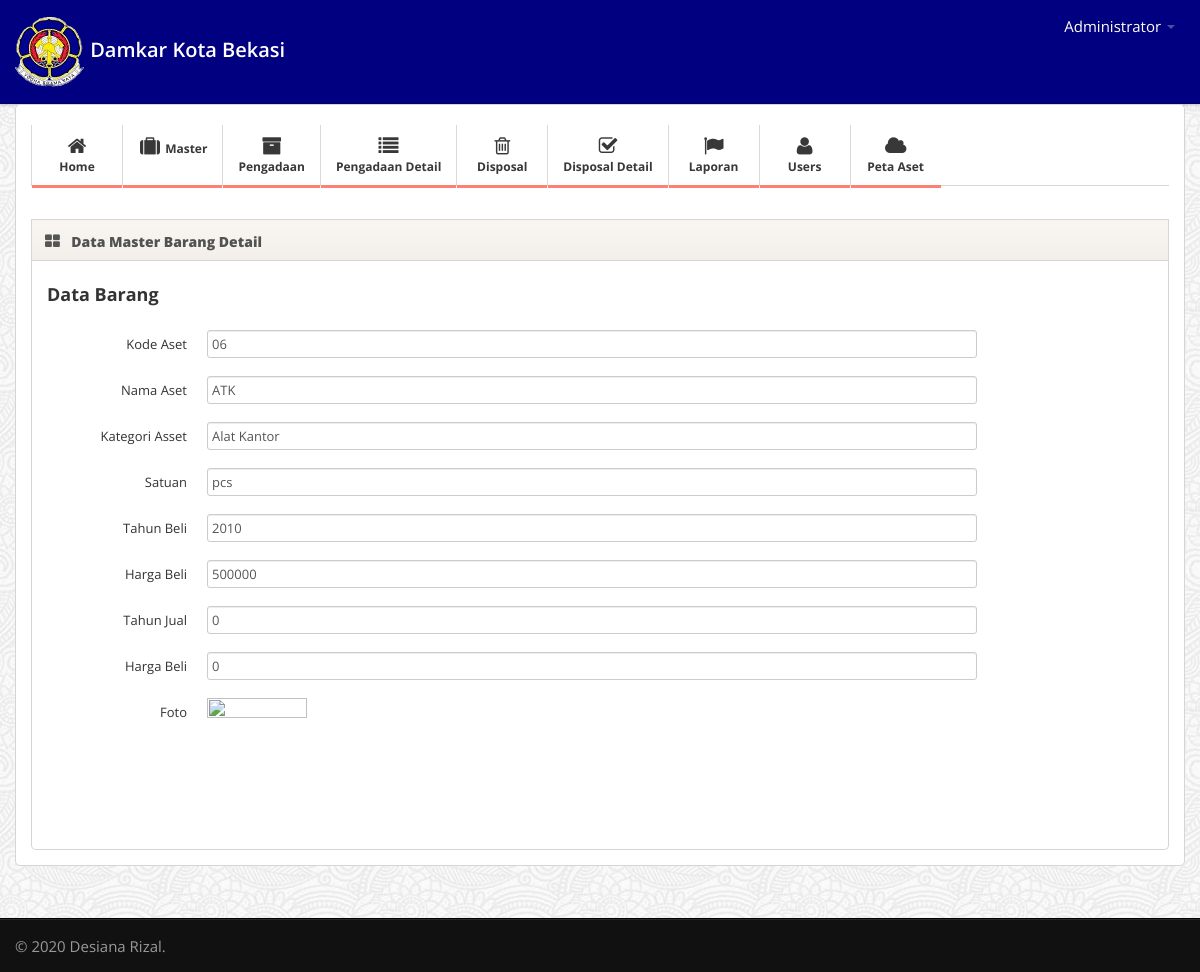
The page /admin@web/media.php?module=masterbarang&act=detail&id=8 (signed in) on the database its author committed.
### tables this page shows
CREATE TABLE `master_barang` (
  `id_masterbarang` int(11) NOT NULL,
  `kd_aset` varchar(20) NOT NULL,
  `nama_aset` varchar(50) NOT NULL,
  `id_kategoriaset` int(11) NOT NULL,
  `satuan` varchar(20) NOT NULL,
  `tahun_beli` varchar(11) NOT NULL,
  `harga_beli` varchar(11) NOT NULL,
  `tahun_jual` varchar(11) NOT NULL,
  `harga_jual` varchar(11) NOT NULL,
  `foto` varchar(50) NOT NULL
);

CREATE TABLE `kategoriaset` (
  `id_kategoriaset` int(11) NOT NULL,
  `kd_kategoriaset` varchar(15) DEFAULT NULL,
  `nama_kategoriaset` varchar(45) DEFAULT NULL
);

### admin@web/modul/mod_masterbarang/masterbarang.php (the view, shortened to what this page needs)
<?php
$aksi="modul/mod_masterbarang/aksi_masterbarang.php";
if (!isset($_GET['act'])) {
	echo "
	<div class='widget-header'>
		<i class='icon-th-large'></i>
		<h3>Data Master Barang</h3>
	</div>
	<div class='widget-content'>
			<h3 class='box-title'><input type=button class='btn btn-success' value='Add New' onclick=\"window.location.href='?module=masterbarang&act=tambah';\"></h3>
	<div>
	<br>
	<div class='widget-content'>
		<div class='table-responsive'>
    <table id='example1' class='table table-bordered'>
			<thead>
				<tr>
					<th>No</th>
					<th>Kode Aset</th>
					<th>Nama Aset</th>
					<th>Kategori Aset</th>
					<th width='120'>Proses </th>
				</tr>
			</thead>
			<tbody>";
			$tampil = mysqli_query($koneksi, "SELECT * FROM master_barang ORDER by id_masterbarang DESC");
			$no = 1;
			while($r=mysqli_fetch_array($tampil)){
				$tampil2=mysqli_query($koneksi, "SELECT * FROM kategoriaset WHERE id_kategoriaset='$r[id_kategoriaset]'");
    			$r2=mysqli_fetch_array($tampil2);
				echo "
				<tr>
				 <td>$no</td>
				 <td><a href='?module=masterbarang&act=detail&id=$r[id_masterbarang]'>$r[kd_aset]</td>
				 <td>$r[nama_aset]</td>
				 <td>$r2[nama_kategoriaset]</td>
					<td align='center'>
						<a href='?module=masterbarang&act=edit&id=$r[id_masterbarang]' class='btn btn-small btn-success'>Edit</a> &nbsp;
						<a href='$aksi?module=masterbarang&act=hapus&id=$r[id_masterbarang]' class='btn btn-danger btn-small'>Delete</a>
					</td>
				</tr>";
					$no++;
				}
			echo "
			</tbody>
			</table>
		</div>
	</div>";
}
else {
	switch($_GET['act']){
 case "detail":
    $edit=mysqli_query($koneksi,"SELECT * FROM master_barang WHERE id_masterbarang='$_GET[id]'");
    $r=mysqli_fetch_array($edit);
    $edit3=mysqli_query($koneksi,"SELECT * FROM kategoriaset WHERE id_kategoriaset='$r[id_kategoriaset]'");
    $r3=mysqli_fetch_array($edit3);
		echo "
		<div class='widget-header'>
			<i class='icon-th-large'></i>
			<h3>Data Master Barang Detail</h3>
		</div>
		<div class='widget-content'>
			<h3>Data Barang</h3>
			<br>
			<form  class='form-horizontal' method=POST action='$aksi?module=masterbarang&act=update' enctype='multipart/form-data'>
			<fieldset>
				<input type=hidden name='id'  value='$r[id_masterbarang]'>
				<div class='control-group'>
					<label class='control-label'>Kode Aset</label>
					<div class='controls'><input type='text' class='span8' name='kd_aset' value='$r[kd_aset]'></div>
				</div>
				<div class='control-group'>
					<label class='control-label'>Nama Aset</label>
					<div class='controls'><input type='text' class='span8' name='nama_aset' value='$r[nama_aset]'></div>
				</div>
				<div class='control-group'>
					<label class='control-label'>Kategori Asset</label>
					<div class='controls'><input type='text' class='span8' name='id_kategoriaset' value='$r3[nama_kategoriaset]'></div>
				</div>
				<div class='control-group'>
					<label class='control-label'>Satuan</label>
					<div class='controls'><input type='text' class='span8' name='satuan' value='$r[satuan]'></div>
				</div>
				<div class='control-group'>
					<label class='control-label'>Tahun Beli</label>
					<div class='controls'><input type='text' class='span8' name='tahun_beli' value='$r[tahun_beli]'></div>
				</div>
				<div class='control-group'>
					<label class='control-label'>Harga Beli</label>
					<div class='controls'><input type='text' class='span8' name='harga_beli' value='$r[harga_beli]'></div>
				</div>
				<div class='control-group'>
					<label class='control-label'>Tahun Jual</label>
					<div class='controls'><input type='text' class='span8' name='tahun_jual' value='$r[tahun_jual]'></div>
				</div>
				<div class='control-group'>
					<label class='control-label'>Harga Beli</label>
					<div class='controls'><input type='text' class='span8' name='harga_jual' value='$r[harga_jual]'></div>
				</div>
				<div class='control-group'>
					<label class='control-label'>Foto</label>
					<div class='controls'><img src='../foto_aset/$r[foto]' width='100' height='100'></div>
				</div>
			</fieldset>
			</form>
		</div>";
	break;
	}
}
?>

### admin@web/css/style.css (style rules this page uses)
body { background: #f9f6f1; background-image: url('../img/body-bg.png'); font: 13px/1.7em 'Open Sans'; }
input, button, select, textarea { font-family: 'Open Sans'; }
.widget-header { position: relative; height: 40px; line-height: 40px; background: #f9f6f1; background:-moz-linear-gradient(top, #f9f6f1 0%, #f2efea 100%); background:-webkit-gradient(linear, left top, left bottom, color-stop(0%,#f9f6f1), color-stop(100%,#f2efea)); background:-webkit-linear-gradient(top, #f9f6f1 0%,#f2efea 100%); background:-o-linear-gradient(top, #f9f6f1 0%,#f2efea 100%); background:-ms-linear-gradient(top, #f9f6f1 0%,#f2efea 100%); background:linear-gradient(top, #f9f6f1 0%,#f2efea 100%); filter: progid:DXImageTransform.Microsoft.gradient(startColorstr='#f9f6f1', endColorstr='#f2efea'); -ms-filter: "progid:DXImageTransform.Microsoft.gradient(startColorstr='#f9f6f1', endColorstr='#f2efea')"; border: 1px solid #d6d6d6; -webkit-background-clip: padding-box; }
.widget-header h3 { position: relative; top: 2px; left: 10px; display: inline-block; margin-right: 3em; font-size: 14px; font-weight: 800; color: #525252; line-height: 18px; text-shadow: 1px 1px 2px rgba(255,255,255,.5); }
.widget-header [class^="icon-"], .widget-header [class*=" icon-"] { display: inline-block; margin-left: 13px; margin-right: -2px; font-size: 16px; color: #555; vertical-align: middle; }
.widget-content { padding: 20px 15px 15px; background: #FFF; border: 1px solid #D5D5D5; -moz-border-radius: 5px; -webkit-border-radius: 5px; border-radius: 5px; }
.widget-header+.widget-content { border-top: none; -webkit-border-top-left-radius: 0; -webkit-border-top-right-radius: 0; -moz-border-radius-topleft: 0; -moz-border-radius-topright: 0; border-top-left-radius: 0; border-top-right-radius: 0; }
.widget-content:before, .widget-content:after { content:""; display:table; }
.widget-content:after { clear:both; }
.widget-content { zoom:1; }

### rows shown on the page
master_barang: kd_aset "06", nama_aset "ATK", satuan "pcs", tahun_beli "2010", harga_beli "500000", tahun_jual "0", harga_jual "0"
kategoriaset: id_kategoriaset "Alat Kantor"

### other values the page prints
$_SESSION[namalengkap] "Administrator"
